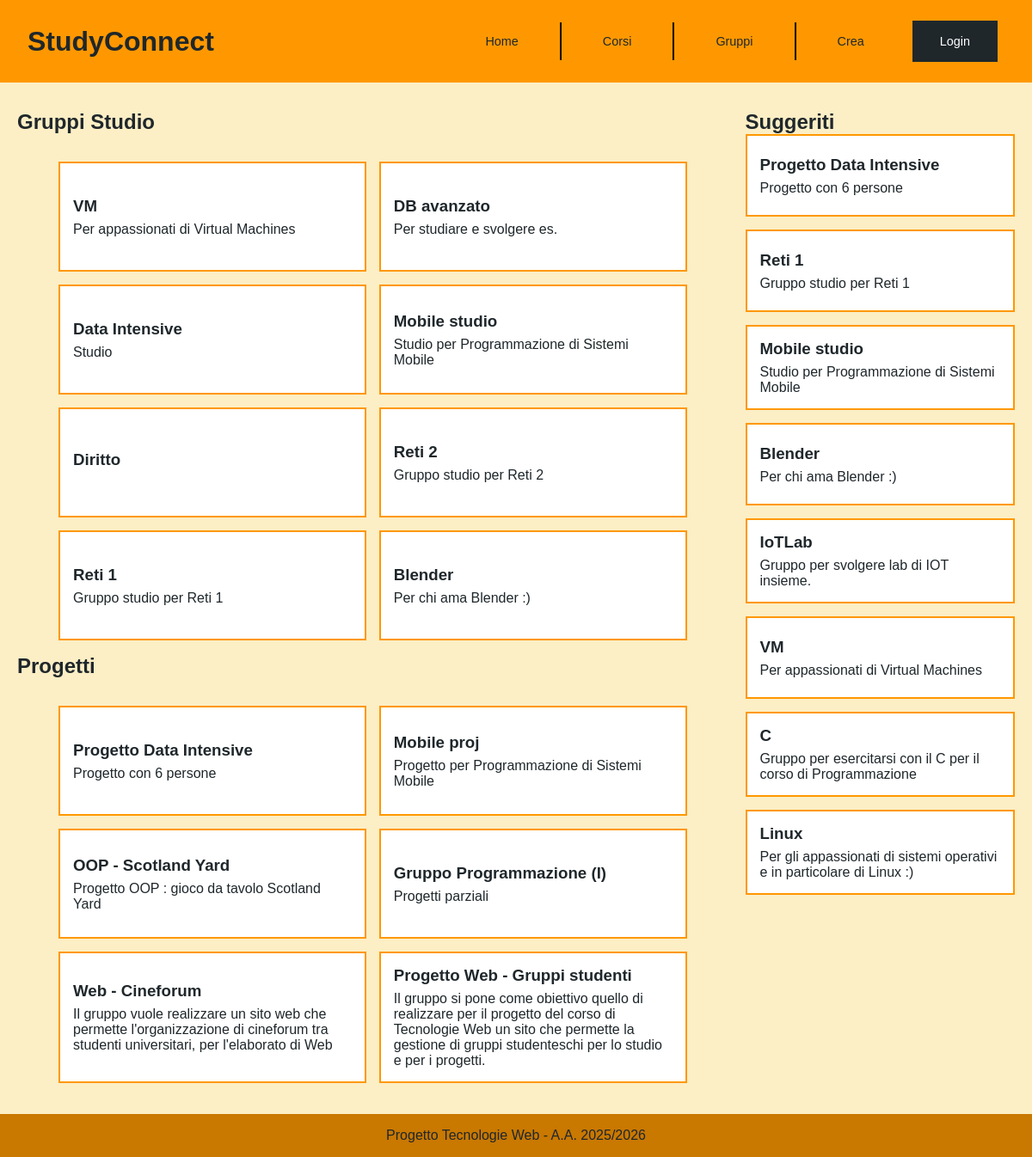
The page /pages/index.php on the database its author committed.
### tables this page shows
CREATE TABLE Gruppi(
	Codice INT AUTO_INCREMENT PRIMARY KEY,
    Nome VARCHAR(100) NOT NULL,
    Descrizione MEDIUMTEXT,
    NumeroMembriRichiesti INT,
    NumeroMembriAttuali INT NOT NULL,
    Tipo VARCHAR(10) NOT NULL CHECK (Tipo IN ('Studio', 'Progetto')),
    DataConsegnaProgetto DATE,
    MatricolaCreatore VARCHAR(10) NOT NULL,
    CodiceCorso VARCHAR(5) NOT NULL,
	FOREIGN KEY (MatricolaCreatore) REFERENCES Studenti(Matricola)
		ON DELETE CASCADE
        ON UPDATE NO ACTION,
	FOREIGN KEY (CodiceCorso) REFERENCES Corsi(Codice)
		ON DELETE CASCADE
        ON UPDATE NO ACTION,
    CHECK(NumeroMembriAttuali<=NumeroMembriRichiesti OR NumeroMembriRichiesti=0)
);

### pages/home.php (called while the page is built)
<?php
$templateParams["title"] = "StudyConnect - Home";
if (isUserLoggedIn()) {
    $templateParams["page"] = "templates/specific/home-loggato.php";
    $templateParams["prossimiIncontri"] = $dbh->getIncontriStudente($_SESSION["matricola"]);
    $templateParams["gruppiSuggeriti"] = $dbh->getGruppiSuggeriti($_SESSION["matricola"], 10);
    $templateParams["scadenzeProgetti"] = $dbh->getGruppiPerMatricola($_SESSION["matricola"]);
    $templateParams["corsi"] = $dbh->getCorsi();
} else {
    $templateParams["page"] = "templates/specific/home-pubblica.php";
    $templateParams["gruppiStudio"] = $dbh->getGruppiPerTipoLimit('studio',8);
    $templateParams["gruppiProgetto"] = $dbh->getGruppiPerTipoLimit('progetto',8);
    $templateParams["gruppiCasuali"] = $dbh->getGruppiCasuali(8);
}
$templateParams["imgprofilo"] =  "default_profile_icon.png";
require "templates/general/base.php"
?>

### pages/index.php (called while the page is built)
<?php
require_once '../bootstrap.php';
require "home.php";
?>

### db/database.php (called while the page is built, shortened)
<?php
    class DatabaseHelper{
        private $db;
        public function __construct($servername, $username, $password, $dbname, $port){
            $this->db = new mysqli($servername, $username, $password, $dbname, $port);
        }
        public function getGruppiPerTipoLimit(string $tipo, int $limit) {
            $stmt = $this->db->prepare("SELECT * FROM gruppi WHERE tipo = ? ORDER BY codice DESC LIMIT ?");
            $stmt->bind_param('si', $tipo, $limit);
            $stmt->execute();
            return $stmt->get_result()->fetch_all(MYSQLI_ASSOC);
        }
        public function getGruppiCasuali(int $limit) {
            $stmt = $this->db->prepare("SELECT * FROM gruppi ORDER BY RAND() LIMIT ?");
            $stmt->bind_param('i', $limit);
            $stmt->execute();
            return $stmt->get_result()->fetch_all(MYSQLI_ASSOC);
        }
    }
?>

### bootstrap.php (called while the page is built, shortened)
<?php
require_once("db/database.php");
$dbh = new DatabaseHelper("localhost", "root", "", "Gruppi_Studenti", 3307);
?>

### pages/templates/specific/home-pubblica.php (the view)
<main class="home-container">
    <section class="cards-container">
        <h2>Gruppi Studio</h2>
        <div class="card-grid">
            <?php foreach ($templateParams["gruppiStudio"] as $gruppo): ?>
                <div class="card">
                    <h3><?= $gruppo['Nome'] ?></h3>
                    <p><?= $gruppo['Descrizione'] ?></p>
                </div>
            <?php endforeach; ?>
        </div>
        <h2>Progetti</h2>
        <div class="card-grid">
            <?php foreach ($templateParams["gruppiProgetto"] as $gruppo): ?>
                <div class="card">
                    <h3><?= $gruppo['Nome'] ?></h3>
                    <p><?= $gruppo['Descrizione'] ?></p>
                </div>
            <?php endforeach; ?>
        </div>
    </section>
    <aside class="sidebar-suggeriti">
        <h2>Suggeriti</h2>
        <div class="vertical-list">
            <?php foreach ($templateParams["gruppiCasuali"] as $gruppo): ?>
                <div class="card">
                    <h3><?= $gruppo['Nome'] ?></h3>
                    <p><?= $gruppo['Descrizione'] ?></p>
                </div>
            <?php endforeach; ?>
        </div>
    </aside>
</main>

### css/style.css (style rules this page uses)
* { margin: 0; padding: 0; box-sizing: border-box; color: #1F272B; font-family: Verdana, Geneva, Tahoma, sans-serif; }
html, body { height: 100% ; }
body { display: flex; flex-direction: column; padding-bottom: 60px; }
main { flex: 1; background-color: #FCEEC5; }
.home-container { display: grid; grid-template-columns: 1fr; gap: 20px; padding: 20px; padding-top: 4vh; width: 100%; }
.card-grid { display: grid; grid-template-columns: repeat(2, 1fr); gap: 15px; margin-top: 2vh; margin-bottom: 5vh; }
.sidebar-suggeriti .vertical-list { display: grid; grid-template-columns: (1, 1fr); gap: 15px; }
.card-grid > .card { min-height: 8em; }
.card { border: 2px solid #FF9800; padding: 15px; background: white; min-height: 6rem; }
.card { display: flex; flex-direction: column; gap: 7px; text-align: left; align-content: center; justify-content: center; }
@media (min-width: 992px) { body { padding-bottom: 0; } }
@media (min-width: 992px) { .home-container { grid-template-columns: 2.9fr 1.1fr; margin: 0 auto; } }
@media (min-width: 992px) { .card-grid { margin-bottom: 0; padding: 2vh 3rem 2vh 3rem; } }
@media (min-width: 992px) { .card-grid > .card { max-width: 40em; } }
@media (min-width: 992px) { .sidebar-suggeriti .vertical-list { display: flex; flex-direction: column; grid-template-columns: none; } }

### rows shown on the page
gruppi: Nome "VM", Descrizione "Per appassionati di Virtual Machines"
gruppi: Nome "DB avanzato", Descrizione "Per studiare e svolgere es."
gruppi: Nome "Data Intensive", Descrizione "Studio"
gruppi: Nome "Mobile studio", Descrizione "Studio per Programmazione di Sistemi Mobile"
gruppi: Nome "Diritto"
gruppi: Nome "Reti 2", Descrizione "Gruppo studio per Reti 2"
gruppi: Nome "Reti 1", Descrizione "Gruppo studio per Reti 1"
gruppi: Nome "Blender", Descrizione "Per chi ama Blender :)"
gruppi: Nome "Progetto Data Intensive", Descrizione "Progetto con 6 persone"
gruppi: Nome "Mobile proj", Descrizione "Progetto per Programmazione di Sistemi Mobile"
gruppi: Nome "OOP - Scotland Yard", Descrizione "Progetto OOP : gioco da tavolo Scotland Yard"
gruppi: Nome "Gruppo Programmazione (I)", Descrizione "Progetti parziali"
gruppi: Nome "Web - Cineforum", Descrizione "Il gruppo vuole realizzare un sito web che permette l'organizzazione di cineforum tra studenti universitari, per l'elaborato di Web"
gruppi: Nome "Progetto Web - Gruppi studenti", Descrizione "Il gruppo si pone come obiettivo quello di realizzare per il progetto del corso di Tecnologie Web un sito che permette la gestione di gruppi studenteschi per lo studio e per i progetti."
gruppi: Nome "IoTLab", Descrizione "Gruppo per svolgere lab di IOT insieme."
gruppi: Nome "C", Descrizione "Gruppo per esercitarsi con il C per il corso di Programmazione"
gruppi: Nome "Linux", Descrizione "Per gli appassionati di sistemi operativi e in particolare di Linux :)"
